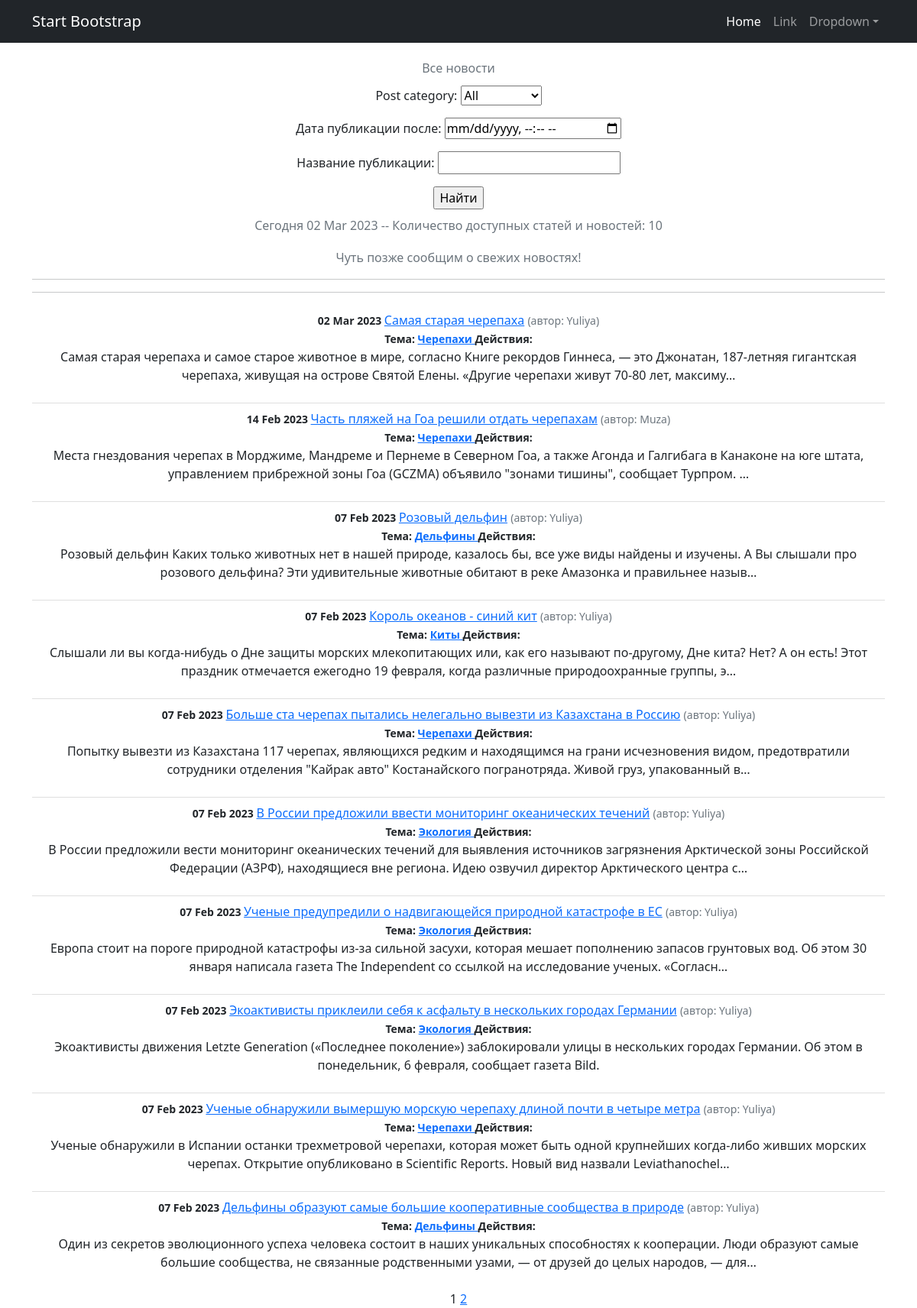
Page /news/ on the committed database.
### news/models.py (models this page shows, shortened)
class Post(models.Model):
    author = models.ForeignKey(Author, on_delete=models.CASCADE)
    NEWS = 'NW'
    ARTICLE = 'AR'
    CATEGORY_CHOICES = (
        (NEWS, 'Новость'),
        (ARTICLE, 'Статья'),
    )
    categoryType = models.CharField(max_length=2, choices=CATEGORY_CHOICES, default=ARTICLE)
    dateCreation = models.DateTimeField(auto_now_add=True)
    postCategory = models.ManyToManyField(Category, through='PostCategory')
    title = models.CharField(max_length=128)
    text = models.TextField()
    rating = models.SmallIntegerField(default=0)

class Author(models.Model):
    authorUser = models.OneToOneField(User, on_delete=models.CASCADE)
    ratingAuthor = models.SmallIntegerField(default=0)
    def __str__(self):
        return f'{self.authorUser.username}'

class Category(models.Model):
    name = models.CharField(max_length=64, unique=True)
    subscribers = models.ManyToManyField(User, related_name='categories')
    def __str__(self):
        return self.name
    class Meta:
        verbose_name = 'Категория'
        verbose_name_plural = 'Категории'

### news/views.py (the view)
# urls.py: path('', PostsList.as_view(), name='post_list'),
class PostsList(ListView):
    model = Post
    ordering = '-dateCreation'
    template_name = 'news_1.html'
    context_object_name = 'news'
    paginate_by = 10
    def get_queryset(self):
        queryset = super().get_queryset()
        self.filterset = PostFilter(self.request.GET, queryset)
        return self.filterset.qs
    def get_context_data(self, **kwargs):
        context = super().get_context_data(**kwargs)
        context['time_now'] = datetime.utcnow()
        context['next_post'] = None
        context['filterset'] = self.filterset
        return context

### news/templatetags/custom_tags.py (called while the page is built)
@register.simple_tag(takes_context=True)
def url_replace(context, **kwargs):
   d = context['request'].GET.copy()
   for k, v in kwargs.items():
       d[k] = v
   return d.urlencode()

### templates/news_1.html (shortened to what this page needs)
{% extends 'flatpages/default.html' %}
{% load custom_filters %}
{% load custom_tags %}
{% block content %}
   <h1 class="text-center"><span class="text-muted fs-6 fw-normal">Все новости</span></h1>
   <form action="" method="get">
       {{ filterset.form.as_p }}
       <input type="submit" value="Найти" />
   </form>
<h3 class="text-center"><span class="text-muted fs-6 fw-normal">Сегодня {{ time_now|date:'d M Y' }} -- Количество доступных статей и новостей: {{ news|length }}</span></h3>
<h3 class="text-center"><span class="text-muted fs-6 fw-normal"> {{ next_post|default_if_none:"Чуть позже сообщим о свежих новостях!" }} </span></h3>
   <hr>
   <hr>
<ul class="list-group list-group-flush">
    {% for post in news %}
       <li class="list-group-item">
           <small class="fw-bold">{{ post.dateCreation|date:'d M Y ' }}</small>
           <a href="{% url 'post_detail' post.id %}">{{ post.title }}</a>
           <small class="text-muted">(автор: {{ post.author }})</small><br>
           <small class="fw-bold">Тема:
               {% for category in post.postCategory.all %}
                           <a href="{% url 'category_list' category.id %}"> {{ category }} </a>
               {% endfor %}
           </small>
           <td>
           <small class="fw-bold">Действия:
           </small>
           </td>
           <p>{{ post.text |truncatechars:210}}</p>
       </li>
    {% endfor %}
</ul>
   {{ page_obj.number }}
   {% if page_obj.has_next %}
       <a href="?{% url_replace page=page_obj.next_page_number %}">{{ page_obj.next_page_number }}</a>
   {% endif %}
{% endblock content %}

### templates/flatpages/default.html (shortened to what this page needs)
<!DOCTYPE html>
<html lang="en">
    <head>
        {% load static%}
        <link href="{% static 'css/styles.css' %}" rel="stylesheet" />
    </head>
    <body>
        <nav class="navbar navbar-expand-lg navbar-dark bg-dark">
            <div class="container">
                <a class="navbar-brand" href="#">Start Bootstrap</a>
                <div class="collapse navbar-collapse" id="navbarSupportedContent">
                    <ul class="navbar-nav ms-auto mb-2 mb-lg-0">
                        <li class="nav-item"><a class="nav-link active" aria-current="page" href="#">Home</a></li>
                        <li class="nav-item"><a class="nav-link" href="#">Link</a></li>
                        <li class="nav-item dropdown">
                            <a class="nav-link dropdown-toggle" id="navbarDropdown" href="#" role="button" data-bs-toggle="dropdown" aria-expanded="false">Dropdown</a>
                        </li>
                    </ul>
                </div>
            </div>
        </nav>
    <div class="container">
       <div class="row">
        <div class="col-lg-12 text-center">
           {% block content %}{% endblock content %}
        </div>
       </div>
</div>
    </body>
</html>

### rows in the picture
Post: dateCreation "02 Mar 2023", title "Самая старая черепаха", author "Yuliya", text "Самая старая черепаха и самое старое животное в мире, согласно Книге рекордов Гиннеса, — это Джонатан, 187-летняя гигантская черепаха, живущая на острове Святой Елены. «Другие черепахи живут 70-80 лет, максиму…"
Category: name "Черепахи"
Post: dateCreation "14 Feb 2023", title "Часть пляжей на Гоа решили отдать черепахам", author "Muza", text "Места гнездования черепах в Морджиме, Мандреме и Пернеме в Северном Гоа, а также Агонда и Галгибага в Канаконе на юге штата, управлением прибрежной зоны Гоа (GCZMA) объявило \"зонами тишины\", сообщает Турпром. …"
Post: dateCreation "07 Feb 2023", title "Розовый дельфин", author "Yuliya", text "Розовый дельфин Каких только животных нет в нашей природе, казалось бы, все уже виды найдены и изучены. А Вы слышали про розового дельфина? Эти удивительные животные обитают в реке Амазонка и правильнее назыв…"
Category: name "Дельфины"
Post: dateCreation "07 Feb 2023", title "Король океанов - синий кит", author "Yuliya", text "Слышали ли вы когда-нибудь о Дне защиты морских млекопитающих или, как его называют по-другому, Дне кита? Нет? А он есть! Этот праздник отмечается ежегодно 19 февраля, когда различные природоохранные группы, э…"
Category: name "Киты"
Post: dateCreation "07 Feb 2023", title "Больше ста черепах пытались нелегально вывезти из Казахстана в Россию", author "Yuliya", text "Попытку вывезти из Казахстана 117 черепах, являющихся редким и находящимся на грани исчезновения видом, предотвратили сотрудники отделения \"Кайрак авто\" Костанайского погранотряда. Живой груз, упакованный в…"
Post: dateCreation "07 Feb 2023", title "В России предложили ввести мониторинг океанических течений", author "Yuliya", text "В России предложили вести мониторинг океанических течений для выявления источников загрязнения Арктической зоны Российской Федерации (АЗРФ), находящиеся вне региона. Идею озвучил директор Арктического центра с…"
Category: name "Экология"
Post: dateCreation "07 Feb 2023", title "Ученые предупредили о надвигающейся природной катастрофе в ЕС", author "Yuliya", text "Европа стоит на пороге природной катастрофы из-за сильной засухи, которая мешает пополнению запасов грунтовых вод. Об этом 30 января написала газета The Independent со ссылкой на исследование ученых. «Согласн…"
Post: dateCreation "07 Feb 2023", title "Экоактивисты приклеили себя к асфальту в нескольких городах Германии", author "Yuliya", text "Экоактивисты движения Letzte Generation («Последнее поколение») заблокировали улицы в нескольких городах Германии. Об этом в понедельник, 6 февраля, сообщает газета Bild."
Post: dateCreation "07 Feb 2023", title "Ученые обнаружили вымершую морскую черепаху длиной почти в четыре метра", author "Yuliya", text "Ученые обнаружили в Испании останки трехметровой черепахи, которая может быть одной крупнейших когда-либо живших морских черепах. Открытие опубликовано в Scientific Reports. Новый вид назвали Leviathanochel…"
Post: dateCreation "07 Feb 2023", title "Дельфины образуют самые большие кооперативные сообщества в природе", author "Yuliya", text "Один из секретов эволюционного успеха человека состоит в наших уникальных способностях к кооперации. Люди образуют самые большие сообщества, не связанные родственными узами, — от друзей до целых народов, — для…"

### other values in the picture
{{ news|length }} "10"
{{ next_post|default_if_none:"Чуть позже сообщим о свежих новостях!" }} "Чуть позже сообщим о свежих новостях!"
{{ page_obj.number }} "1"
{{ page_obj.next_page_number }} "2"
